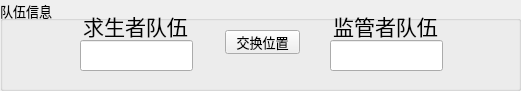
  <widget class="QGroupBox" name="groupBox">
   <property name="geometry">
    <rect>
     <x>30</x>
     <y>20</y>
     <width>521</width>
     <height>91</height>
    </rect>
   </property>
   <property name="font">
    <font>
     <family>Arial</family>
     <pointsize>10</pointsize>
    </font>
   </property>
   <property name="title">
    <string>队伍信息</string>
   </property>
   <widget class="QLabel" name="label_2">
    <property name="geometry">
     <rect>
      <x>330</x>
      <y>10</y>
      <width>111</width>
      <height>31</height>
     </rect>
    </property>
    <property name="font">
     <font>
      <family>华康POP</family>
      <pointsize>16</pointsize>
     </font>
    </property>
    <property name="text">
     <string>监管者队伍</string>
    </property>
    <property name="alignment">
     <set>Qt::AlignCenter</set>
    </property>
    <property name="buddy">
     <cstring>lEdtHun</cstring>
    </property>
   </widget>
   <widget class="QLabel" name="label">
    <property name="geometry">
     <rect>
      <x>80</x>
      <y>10</y>
      <width>111</width>
      <height>31</height>
     </rect>
    </property>
    <property name="font">
     <font>
      <family>华康POP</family>
      <pointsize>16</pointsize>
     </font>
    </property>
    <property name="text">
     <string>求生者队伍</string>
    </property>
    <property name="alignment">
     <set>Qt::AlignCenter</set>
    </property>
    <property name="buddy">
     <cstring>lEdtSur</cstring>
    </property>
   </widget>
   <widget class="QPushButton" name="pButSwapTeam">
    <property name="geometry">
     <rect>
      <x>225</x>
      <y>30</y>
      <width>75</width>
      <height>24</height>
     </rect>
    </property>
    <property name="text">
     <string>交换位置</string>
    </property>
   </widget>
   <widget class="QLineEdit" name="lEdtSur">
    <property name="geometry">
     <rect>
      <x>80</x>
      <y>40</y>
      <width>113</width>
      <height>31</height>
     </rect>
    </property>
   </widget>
   <widget class="QLineEdit" name="lEdtHun">
    <property name="geometry">
     <rect>
      <x>330</x>
      <y>40</y>
      <width>113</width>
      <height>31</height>
     </rect>
    </property>
   </widget>
  </widget>
